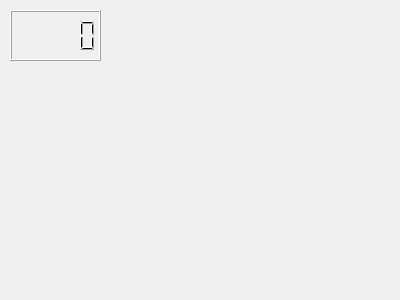
<?xml version="1.0" encoding="UTF-8"?>
<ui version="4.0">
 <class>Widget</class>
 <widget class="QWidget" name="Widget">
  <property name="geometry">
   <rect>
    <x>0</x>
    <y>0</y>
    <width>400</width>
    <height>300</height>
   </rect>
  </property>
  <property name="windowTitle">
   <string>Widget</string>
  </property>
  <widget class="QLCDNumber" name="lcdNumber">
   <property name="geometry">
    <rect>
     <x>10</x>
     <y>10</y>
     <width>91</width>
     <height>51</height>
    </rect>
   </property>
  </widget>
 </widget>
 <layoutdefault spacing="6" margin="11"/>
 <resources/>
 <connections/>
</ui>
